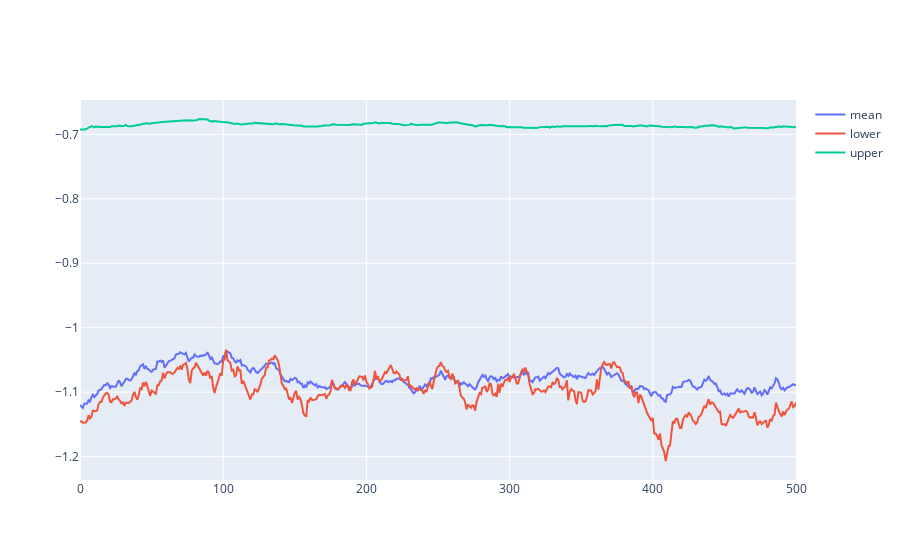

Write notebook code for a chart like this one.
### Code cell
import plotly.graph_objs as go

fig = go.Figure()
moving_avg_list = []
moving_lower_quantile_list = []
moving_upper_quantile_list = []
for key, gp in df.groupby('random_state'):
    moving_avg_list.append(gp.sort_values('num_exp')['reward'].rolling(100).mean().dropna().values)
    moving_lower_quantile_list.append(gp.sort_values('num_exp')['reward'].rolling(100).quantile(0.25).dropna().values)
    moving_upper_quantile_list.append(gp.sort_values('num_exp')['reward'].rolling(100).quantile(0.75).dropna().values)
moving_avg = pd.DataFrame(moving_avg_list).mean()
moving_lower_quantile = pd.DataFrame(moving_lower_quantile_list).mean()
moving_upper_quantile = pd.DataFrame(moving_upper_quantile_list).mean()
fig.add_trace(go.Scatter(x=list(range(len(moving_avg))), y=moving_avg, mode='lines', name='mean'))
fig.add_trace(go.Scatter(x=list(range(len(moving_lower_quantile))), y=moving_lower_quantile, mode='lines', name='lower'))
fig.add_trace(go.Scatter(x=list(range(len(moving_upper_quantile))), y=moving_upper_quantile, mode='lines', name='upper'))
fig.show()

### Figure 1 — Plotly figure (JSON) as saved in the notebook; plotly's stock layout.template omitted (floating-point values rounded to 4 significant figures; data arrays with more than 128 entries replaced by an {"elided": "..."} marker saying what was removed)
{"data": [{"mode": "lines", "name": "mean", "type": "scatter", "x": {"elided": "501 int values"}, "y": {"elided": "501 float values"}}, {"mode": "lines", "name": "lower", "type": "scatter", "x": {"elided": "501 int values"}, "y": {"elided": "501 float values"}}, {"mode": "lines", "name": "upper", "type": "scatter", "x": {"elided": "501 int values"}, "y": {"elided": "501 float values"}}], "layout": {}}
